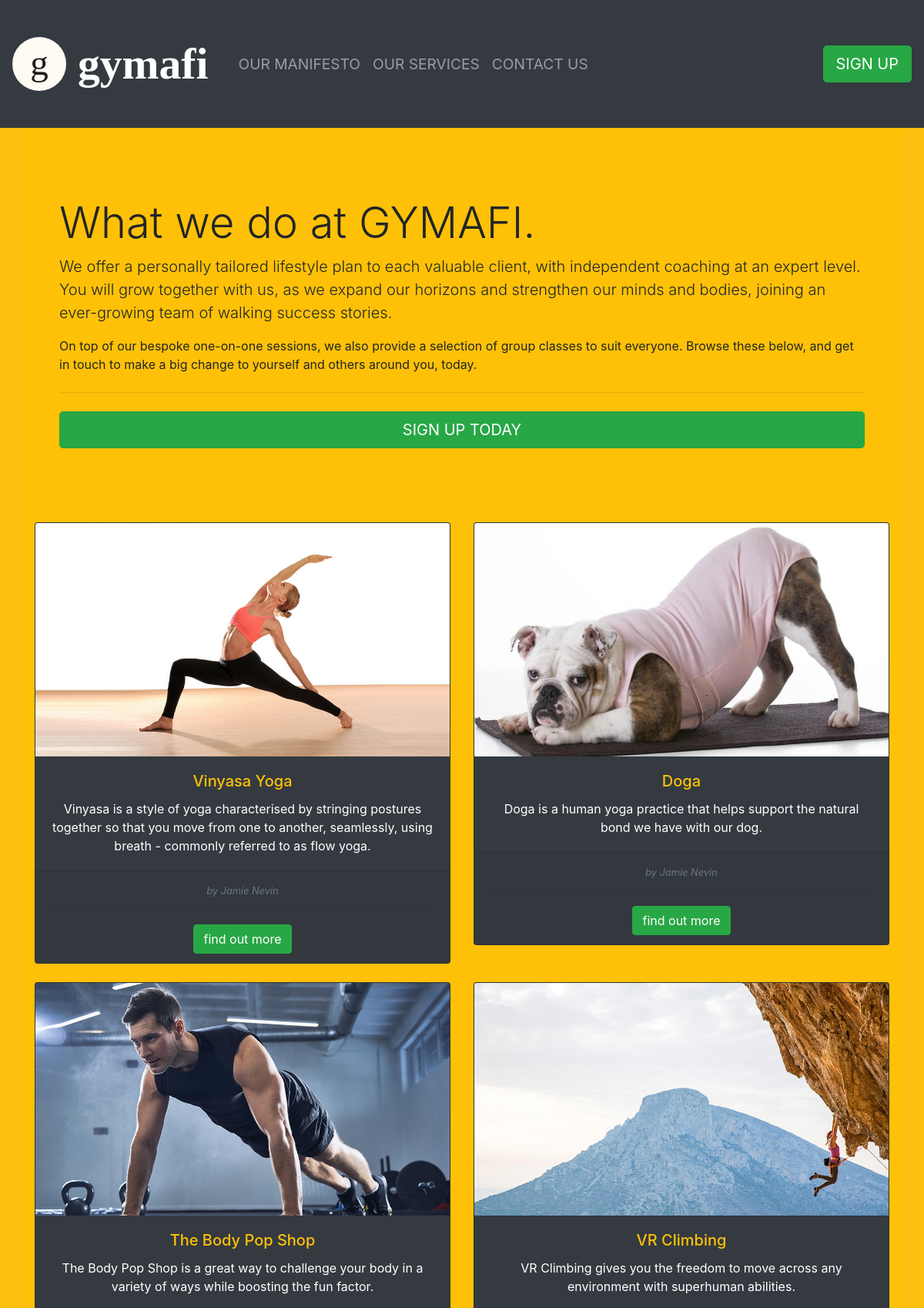
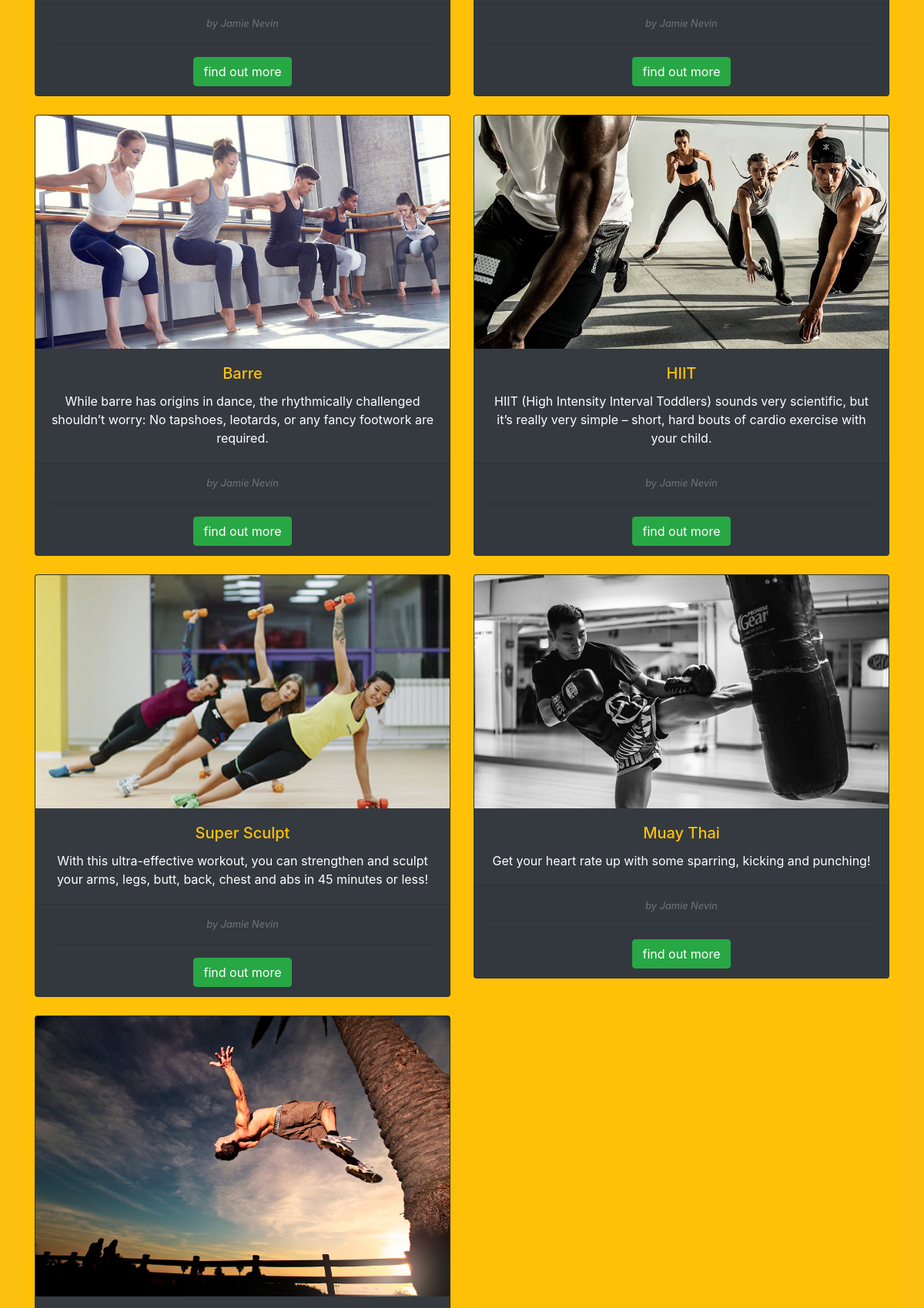
/services.php (upper part), run on the app's committed database (2 pictures, top to bottom).
### tables this page shows
CREATE TABLE `classes` (
  `id` int(11) NOT NULL,
  `class_name` varchar(200) NOT NULL,
  `class_desc` varchar(1000) NOT NULL,
  `class_info` varchar(10000) NOT NULL,
  `img_path` varchar(100) NOT NULL,
  `coach_id` int(11) NOT NULL
);

CREATE TABLE `users` (
  `id` int(11) NOT NULL,
  `username` varchar(100) DEFAULT NULL,
  `first_name` varchar(200) DEFAULT NULL,
  `last_name` varchar(200) DEFAULT NULL,
  `postcode` varchar(200) DEFAULT NULL,
  `house_number` varchar(255) DEFAULT NULL,
  `phone_number` varchar(14) DEFAULT NULL,
  `email` varchar(100) NOT NULL,
  `pword` varchar(100) NOT NULL,
  `is_admin` int(1) DEFAULT 0,
  `ass_coach_id` int(11) DEFAULT 100,
  `user_status` int(11) NOT NULL DEFAULT 0,
  `date_created` datetime NOT NULL DEFAULT current_timestamp()
);

### services.php (the view, shortened to what this page needs)
<?php
    include('conn.php');
?>
<!DOCTYPE html>
<html lang="en">
<head>
    <link rel="stylesheet" href="https://stackpath.bootstrapcdn.com/bootstrap/4.4.1/css/bootstrap.min.css"
>
    <link rel="stylesheet" href="stylesheet.css">
</head>
<body class="signupbody">
        <nav class="navbar fixed-top navbar-expand-lg navbar-dark bg-dark">
            <a href="index.php">
            <img src="/gymafi/img/gymafi_logo_circle.svg"
                            width="70" height="70" class="d-inline-block align-top loginbutton" alt=""></a>
            <span class="navbar-brand font-weight-bold text-white myheader mytitle" style="font-color: white !important;">gymafi</span>
            <div class="collapse navbar-collapse" id="navbarSupportedContent">
                <ul class="navbar-nav mr-auto">
                <li class="nav-item">
                    <a class="nav-link" href="manifesto.php">OUR MANIFESTO</a>
                </li>
                <li class="nav-item">
                    <a class="nav-link" href="services.php">OUR SERVICES <span class="sr-only">(current)</span></a>
                </li>
                <li class="nav-item">
                    <a class="nav-link" href="contact.php">CONTACT US</a>
                </li>
                </ul>
                <form action="signup.php" class="form-inline my-2 my-lg-0">
                    <button class="btn btn-lg btn-success my-2 my-sm-0" type="submit">SIGN UP</button>
                </form>
            </div>
        </nav>
        <br><br><br><br>
        <div class="container my-5 pt-5 bg-warning">
            <div class="jumbotron bg-warning">
                <h1 class="display-4">What we do at GYMAFI.</h1>
                <p class="lead">We offer a personally tailored lifestyle plan to each valuable client, with independent coaching at an expert level. You will grow together with us, as we expand our horizons and strengthen our minds and bodies, joining an ever-growing team of walking success stories.</p>
                <p>On top of our bespoke one-on-one sessions, we also provide a selection of group classes to suit everyone. Browse these below, and get in touch to make a big change to yourself and others around you, today.</p>
                <hr class="my-4">
            <a href="signup.php" role="button" class="btn btn-success btn-lg btn-block">SIGN UP TODAY</a>
            </div>
            <div class="row row-cols-1 row-cols-md-2">
            <?php
            $read = "SELECT * FROM classes ORDER BY id ASC";
            $result = $conn->query($read);
            while($row=$result->fetch_assoc()) {
                $get_class_name = $row['class_name'];
                $get_class_desc = $row['class_desc'];
                $get_class_img = $row['img_path'];
                $get_coach_id = $row['coach_id'];
                $get_class_id = $row['id'];
                $coachread = "SELECT first_name, last_name FROM users WHERE id = $get_coach_id";
                $coachresult = $conn->query($coachread);
                while($row=$coachresult->fetch_assoc()) {
                    $coach_first_name = $row['first_name'];
                    $coach_last_name = $row['last_name'];
                }
            echo '
                <div class="col mb-4">
                    <div class="card bg-dark text-warning text-center">
                        <a href="classlong.php?id='.$get_class_id.'"><img src="'.$get_class_img.'" class="card-img-top" alt="..."></a>
                        <div class="card-body">
                            <h5 class="card-title text-warning text-center">'.$get_class_name.'</h5>
                            <p class="card-text text-white">'.$get_class_desc.'</p>
                        </div>
                        <div class="card-footer">
                            <small class="text-muted"><em>by '.$coach_first_name.' '.$coach_last_name.'</em></small>
                            <hr>
                            <a href="classlong.php?id='.$get_class_id.'"><button type="button" class="btn btn-success">find out more</button></a>
                        </div>
                    </div>
                </div>
                ';
            }
            ?>
            </div>
        </div>
</body>
</html>

### stylesheet.css (style rules this page uses)
html { font-family: -apple-system, BlinkMacSystemFont, 'Segoe UI', Roboto, Oxygen, Ubuntu, Cantarell, 'Open Sans', 'Helvetica Neue', sans-serif; }
.navbar { opacity: 1; transition: opacity 0.5s ease; font-size: larger; }
.navbar { min-height: 150px; }
.navbar-brand { padding: 0 15px; height: 150px; line-height: 150px; }
.mytitle { font-family: 'Times New Roman', Times, serif; font-size: 3em; }
.signupbody { background-color: #fcc010; }
@media (min-width: 768px) { .navbar-nav>li>a { padding-top: 26.5px; padding-bottom: 26.5px; line-height: 27px; } }

### data on the page
classes: img_path (picture), class_name "Vinyasa Yoga", class_desc "Vinyasa is a style of yoga characterised by stringing postures together so that you move from one to another, seamlessly, using breath - commonly referred to as flow yoga.", users.first_name "Jamie", users.last_name "Nevin"
classes: img_path (picture), class_name "Doga", class_desc "Doga is a human yoga practice that helps support the natural bond we have with our dog.", users.first_name "Jamie", users.last_name "Nevin"
classes: img_path (picture), class_name "The Body Pop Shop", class_desc "The Body Pop Shop is a great way to challenge your body in a variety of ways while boosting the fun factor.", users.first_name "Jamie", users.last_name "Nevin"
classes: img_path (picture), class_name "VR Climbing", class_desc "VR Climbing gives you the freedom to move across any environment with superhuman abilities.", users.first_name "Jamie", users.last_name "Nevin"
classes: img_path (picture), class_name "Barre", class_desc "While barre has origins in dance, the rhythmically challenged shouldn’t worry: No tapshoes, leotards, or any fancy footwork are required.", users.first_name "Jamie", users.last_name "Nevin"
classes: img_path (picture), class_name "HIIT", class_desc "HIIT (High Intensity Interval Toddlers) sounds very scientific, but it’s really very simple – short, hard bouts of cardio exercise with your child.", users.first_name "Jamie", users.last_name "Nevin"
classes: img_path (picture), class_name "Super Sculpt", class_desc "With this ultra-effective workout, you can strengthen and sculpt your arms, legs, butt, back, chest and abs in 45 minutes or less!", users.first_name "Jamie", users.last_name "Nevin"
classes: img_path (picture), class_name "Muay Thai", class_desc "Get your heart rate up with some sparring, kicking and punching!", users.first_name "Jamie", users.last_name "Nevin"
classes: img_path (picture)
